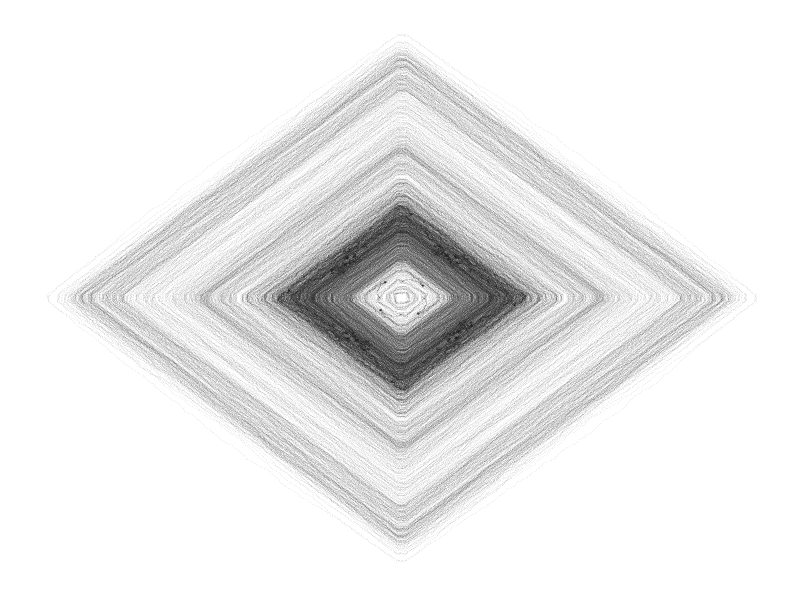
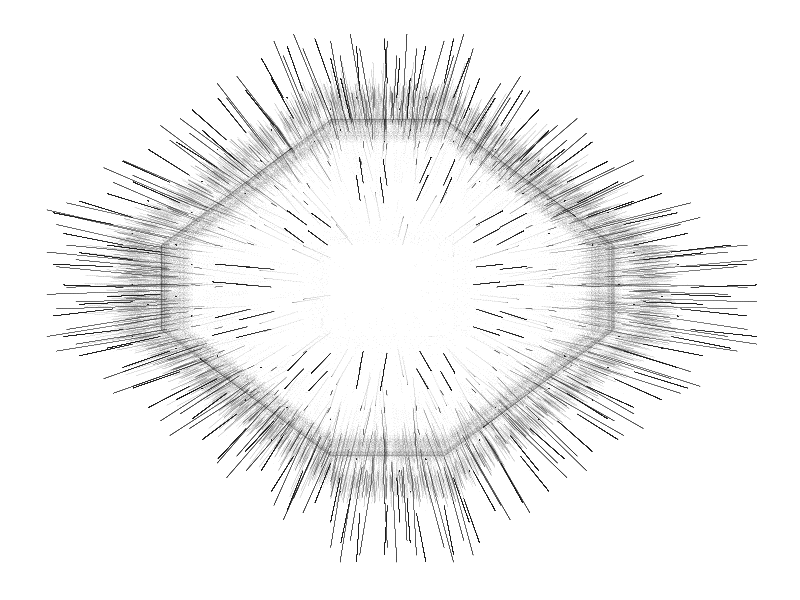
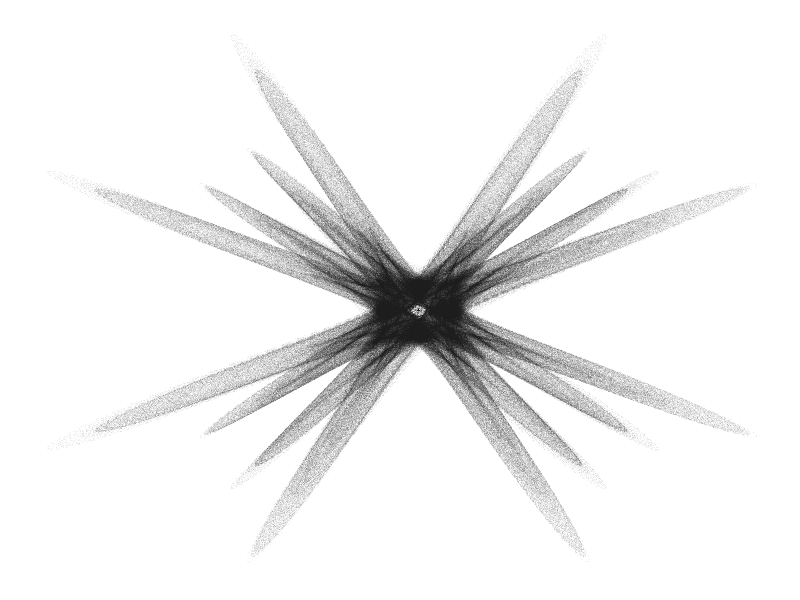
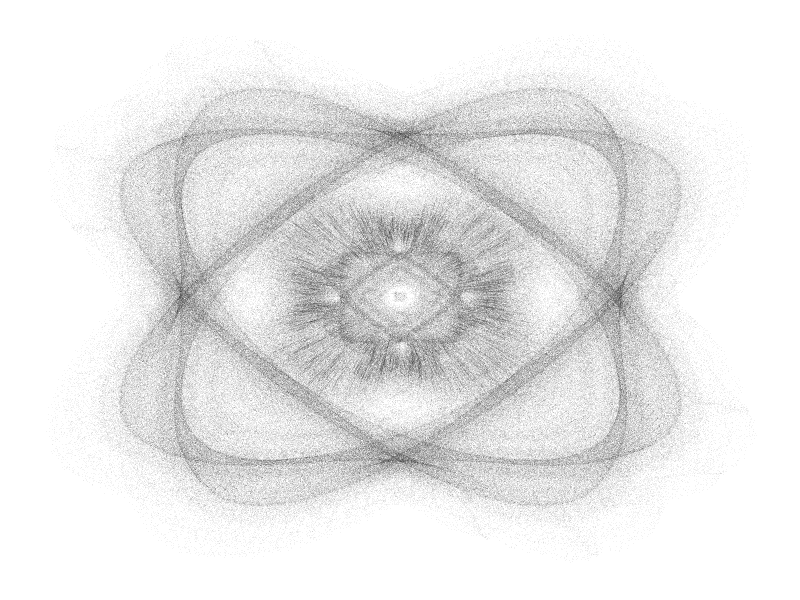
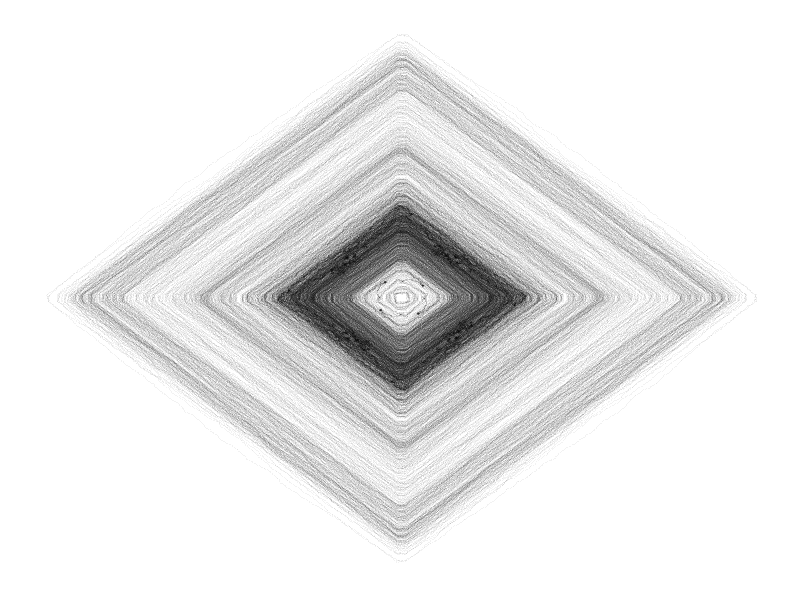
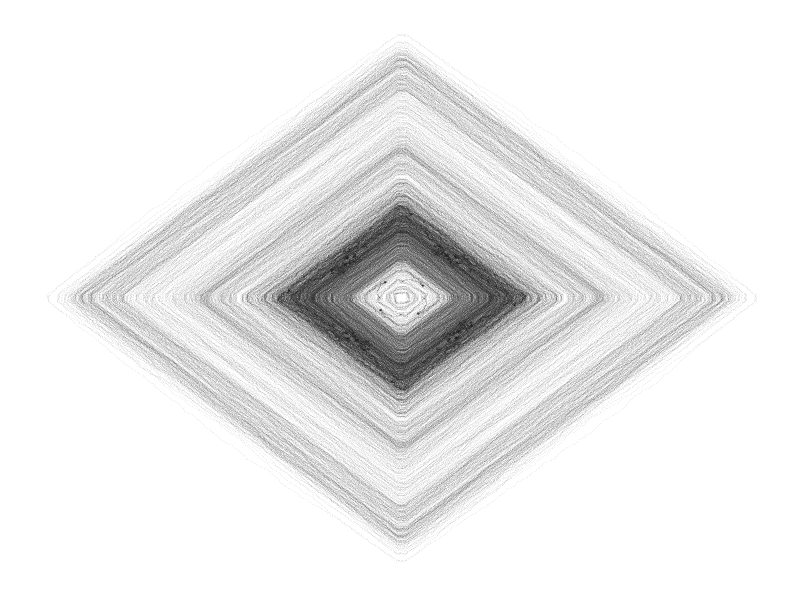
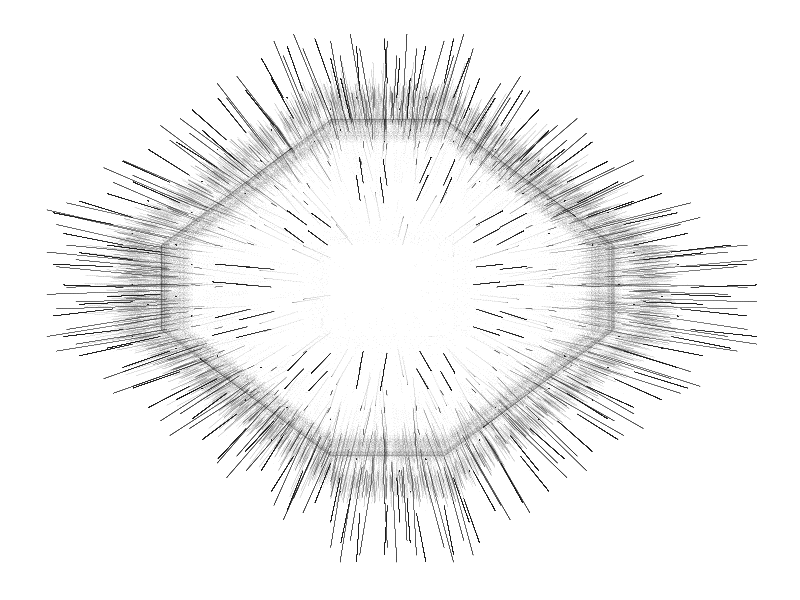
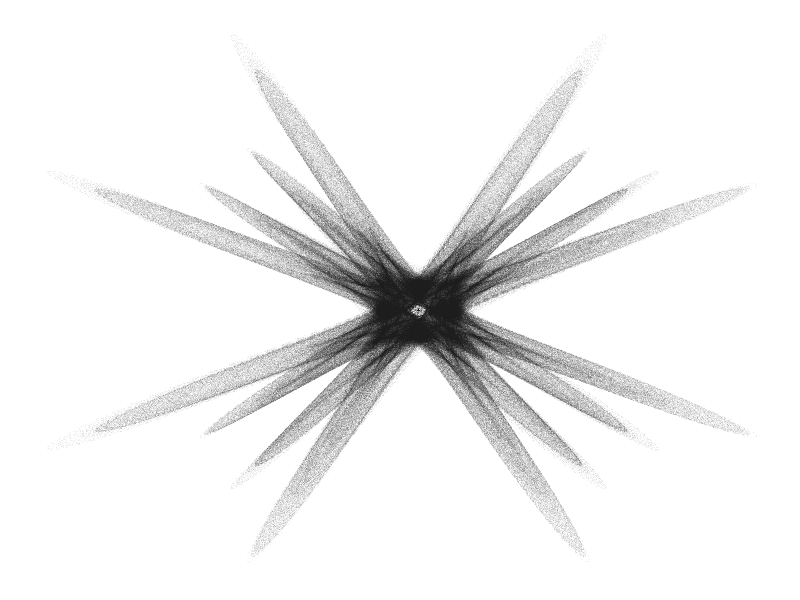

Reproduce these figures in R, in order.
library(ggplot2)
library(dplyr)
library(purrr)

#cream #FAF4E7
#charcoal #1E1E1E
opt = theme(legend.position  = "none",
            panel.background = element_rect(fill="white"),
            axis.ticks       = element_blank(),
            panel.grid       = element_blank(),
            axis.title       = element_blank(),
            axis.text        = element_blank())


###########1--diamond
createTrajectory <- function(n, x0, y0, t0, a, b, c, v) {
  x <- vector(mode = "numeric", length = n)
  y <- vector(mode = "numeric", length = n)
  t <- vector(mode = "numeric", length = n)
  
  x[1] <- x0
  y[1] <- y0
  t[1] <- t0
  for(i in 2:n) {
    x[i] <- y[i-1] - sign(x[i-1])*sin(log(abs(b*t[i-1]-c)))*atan(abs(c*t[i-1]-b)^2)
    y[i] <- a - x[i-1] + cos(b*t[i-1])^2 - sin(c*y[i-1])
    t[i] <- t[i-1] + v
  }
  
  data.frame(x = x, y = y)
}

a=-25
b=1
c=23
v=3

df=createTrajectory(1000000, 0, 0, 0, a, b, c, v)
ggplot(df, aes(x, y)) + geom_point(color="#1E1E1E", shape=46, alpha=.05) + opt
ggsave("quadrup_1.png", device = "png")

###########2
createTrajectory <- function(n, x0, y0, t0, a, b, c, v) {
  x <- vector(mode = "numeric", length = n)
  y <- vector(mode = "numeric", length = n)
  t <- vector(mode = "numeric", length = n)
  
  x[1] <- x0
  y[1] <- y0
  t[1] <- t0
  for(i in 2:n) {
    x[i] <- y[i-1] - sign(x[i-1])*sin(log(abs(b*t[i-1]-c)))*atan(abs(c*t[i-1]-b)^2)
    y[i] <- a - x[i-1]
    t[i] <- t[i-1] + v
  }
  
  data.frame(x = x, y = y)
}

a=5
b=5
c=5
v=5

df=createTrajectory(1000000, 0, 0, 0, a, b, c, v)
ggplot(df, aes(x, y)) + geom_point(color="#1E1E1E", shape=46, alpha=.05) + opt
ggsave("quadrup_2.png", device = "png")

###########3
createTrajectory <- function(n, x0, y0, t0, a, b, c, v) {
  x <- vector(mode = "numeric", length = n)
  y <- vector(mode = "numeric", length = n)
  t <- vector(mode = "numeric", length = n)
  
  x[1] <- x0
  y[1] <- y0
  t[1] <- t0
  for(i in 2:n) {
    x[i] <- y[i-1] - sign(x[i-1])*sin(log(abs(b*t[i-1]-c)))*atan(abs(c*t[i-1]-b)^2) + cos(c*t[i-1])*x[i-1]
    y[i] <- a - x[i-1]
    t[i] <- t[i-1] + v
  }
  
  data.frame(x = x, y = y)
}

a=0.1
b=21
c=0.55
v=10

df=createTrajectory(1000000, 0, 0, 0, a, b, c, v)
ggplot(df, aes(x, y)) + geom_point(color="#1E1E1E", shape=46, alpha=.05) + opt
ggsave("quadrup_3.png", device = "png")

###########4
createTrajectory <- function(n, x0, y0, t0, a, b, c, v) {
  x <- vector(mode = "numeric", length = n)
  y <- vector(mode = "numeric", length = n)
  t <- vector(mode = "numeric", length = n)
  
  x[1] <- x0
  y[1] <- y0
  t[1] <- t0
  for(i in 2:n) {
    x[i] <- y[i-1] - sign(x[i-1])*sin(log(abs(b*t[i-1]-c)))*atan(abs(c*t[i-1]-b)^2) + cos(c*t[i-1])*x[i-1]
    y[i] <- a - x[i-1]
    t[i] <- t[i-1] + v
  }
  
  data.frame(x = x, y = y)
}

a=0.1
b=20
c=0.5
v=10

df=createTrajectory(1000000, 0, 0, 0, a, b, c, v)
ggplot(df, aes(x, y)) + geom_point(color="#1E1E1E", shape=46, alpha=.05) + opt
ggsave("quadrup_4.png", device = "png")




###########1--diamond black
createTrajectory <- function(n, x0, y0, t0, a, b, c, v) {
  x <- vector(mode = "numeric", length = n)
  y <- vector(mode = "numeric", length = n)
  t <- vector(mode = "numeric", length = n)
  
  x[1] <- x0
  y[1] <- y0
  t[1] <- t0
  for(i in 2:n) {
    x[i] <- y[i-1] - sign(x[i-1])*sin(log(abs(b*t[i-1]-c)))*atan(abs(c*t[i-1]-b)^2)
    y[i] <- a - x[i-1] + cos(b*t[i-1])^2 - sin(c*y[i-1])
    t[i] <- t[i-1] + v
  }
  
  data.frame(x = x, y = y)
}

a=-25
b=1
c=23
v=3

df=createTrajectory(1000000, 0, 0, 0, a, b, c, v)
ggplot(df, aes(x, y)) + geom_point(color="black", shape=46, alpha=.05) + opt
ggsave("diamond_black.png", device = "png")